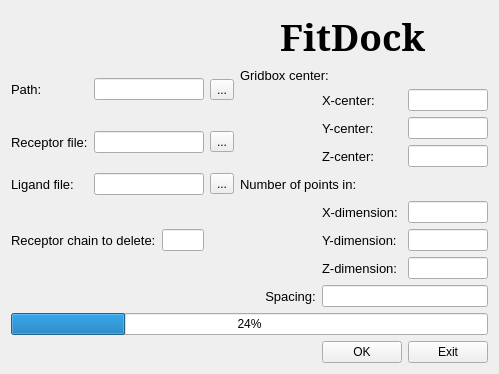
<?xml version="1.0" encoding="UTF-8"?>
<ui version="4.0">
 <class>Second</class>
 <widget class="QWidget" name="Second">
  <property name="geometry">
   <rect>
    <x>0</x>
    <y>0</y>
    <width>476</width>
    <height>257</height>
   </rect>
  </property>
  <property name="windowTitle">
   <string>Form</string>
  </property>
  <layout class="QGridLayout" name="gridLayout">
   <item row="0" column="0" colspan="7">
    <widget class="QLabel" name="api_name">
     <property name="palette">
      <palette>
       <active>
        <colorrole role="WindowText">
         <brush brushstyle="SolidPattern">
          <color alpha="255">
           <red>0</red>
           <green>0</green>
           <blue>0</blue>
          </color>
         </brush>
        </colorrole>
        <colorrole role="Button">
         <brush brushstyle="SolidPattern">
          <color alpha="255">
           <red>255</red>
           <green>85</green>
           <blue>127</blue>
          </color>
         </brush>
        </colorrole>
        <colorrole role="Light">
         <brush brushstyle="SolidPattern">
          <color alpha="255">
           <red>255</red>
           <green>213</green>
           <blue>223</blue>
          </color>
         </brush>
        </colorrole>
        <colorrole role="Midlight">
         <brush brushstyle="SolidPattern">
          <color alpha="255">
           <red>255</red>
           <green>149</green>
           <blue>175</blue>
          </color>
         </brush>
        </colorrole>
        <colorrole role="Dark">
         <brush brushstyle="SolidPattern">
          <color alpha="255">
           <red>127</red>
           <green>42</green>
           <blue>63</blue>
          </color>
         </brush>
        </colorrole>
        <colorrole role="Mid">
         <brush brushstyle="SolidPattern">
          <color alpha="255">
           <red>170</red>
           <green>56</green>
           <blue>84</blue>
          </color>
         </brush>
        </colorrole>
        <colorrole role="Text">
         <brush brushstyle="SolidPattern">
          <color alpha="255">
           <red>0</red>
           <green>0</green>
           <blue>0</blue>
          </color>
         </brush>
        </colorrole>
        <colorrole role="BrightText">
         <brush brushstyle="SolidPattern">
          <color alpha="255">
           <red>255</red>
           <green>255</green>
           <blue>255</blue>
          </color>
         </brush>
        </colorrole>
        <colorrole role="ButtonText">
         <brush brushstyle="SolidPattern">
          <color alpha="255">
           <red>0</red>
           <green>0</green>
           <blue>0</blue>
          </color>
         </brush>
        </colorrole>
        <colorrole role="Base">
         <brush brushstyle="SolidPattern">
          <color alpha="255">
           <red>255</red>
           <green>255</green>
           <blue>255</blue>
          </color>
         </brush>
        </colorrole>
        <colorrole role="Window">
         <brush brushstyle="SolidPattern">
          <color alpha="255">
           <red>255</red>
           <green>85</green>
           <blue>127</blue>
          </color>
         </brush>
        </colorrole>
        <colorrole role="Shadow">
         <brush brushstyle="SolidPattern">
          <color alpha="255">
           <red>0</red>
           <green>0</green>
           <blue>0</blue>
          </color>
         </brush>
        </colorrole>
        <colorrole role="AlternateBase">
         <brush brushstyle="SolidPattern">
          <color alpha="255">
           <red>255</red>
           <green>170</green>
           <blue>191</blue>
          </color>
         </brush>
        </colorrole>
        <colorrole role="ToolTipBase">
         <brush brushstyle="SolidPattern">
          <color alpha="255">
           <red>255</red>
           <green>255</green>
           <blue>220</blue>
          </color>
         </brush>
        </colorrole>
        <colorrole role="ToolTipText">
         <brush brushstyle="SolidPattern">
          <color alpha="255">
           <red>0</red>
           <green>0</green>
           <blue>0</blue>
          </color>
         </brush>
        </colorrole>
        <colorrole role="PlaceholderText">
         <brush brushstyle="NoBrush">
          <color alpha="128">
           <red>0</red>
           <green>0</green>
           <blue>0</blue>
          </color>
         </brush>
        </colorrole>
       </active>
       <inactive>
        <colorrole role="WindowText">
         <brush brushstyle="SolidPattern">
          <color alpha="255">
           <red>0</red>
           <green>0</green>
           <blue>0</blue>
          </color>
         </brush>
        </colorrole>
        <colorrole role="Button">
         <brush brushstyle="SolidPattern">
          <color alpha="255">
           <red>255</red>
           <green>85</green>
           <blue>127</blue>
          </color>
         </brush>
        </colorrole>
        <colorrole role="Light">
         <brush brushstyle="SolidPattern">
          <color alpha="255">
           <red>255</red>
           <green>213</green>
           <blue>223</blue>
          </color>
         </brush>
        </colorrole>
        <colorrole role="Midlight">
         <brush brushstyle="SolidPattern">
          <color alpha="255">
           <red>255</red>
           <green>149</green>
           <blue>175</blue>
          </color>
         </brush>
        </colorrole>
        <colorrole role="Dark">
         <brush brushstyle="SolidPattern">
          <color alpha="255">
           <red>127</red>
           <green>42</green>
           <blue>63</blue>
          </color>
         </brush>
        </colorrole>
        <colorrole role="Mid">
         <brush brushstyle="SolidPattern">
          <color alpha="255">
           <red>170</red>
           <green>56</green>
           <blue>84</blue>
          </color>
         </brush>
        </colorrole>
        <colorrole role="Text">
         <brush brushstyle="SolidPattern">
          <color alpha="255">
           <red>0</red>
           <green>0</green>
           <blue>0</blue>
          </color>
         </brush>
        </colorrole>
        <colorrole role="BrightText">
         <brush brushstyle="SolidPattern">
          <color alpha="255">
           <red>255</red>
           <green>255</green>
           <blue>255</blue>
          </color>
         </brush>
        </colorrole>
        <colorrole role="ButtonText">
         <brush brushstyle="SolidPattern">
          <color alpha="255">
           <red>0</red>
           <green>0</green>
           <blue>0</blue>
          </color>
         </brush>
        </colorrole>
        <colorrole role="Base">
         <brush brushstyle="SolidPattern">
          <color alpha="255">
           <red>255</red>
           <green>255</green>
           <blue>255</blue>
          </color>
         </brush>
        </colorrole>
        <colorrole role="Window">
         <brush brushstyle="SolidPattern">
          <color alpha="255">
           <red>255</red>
           <green>85</green>
           <blue>127</blue>
          </color>
         </brush>
        </colorrole>
        <colorrole role="Shadow">
         <brush brushstyle="SolidPattern">
          <color alpha="255">
           <red>0</red>
           <green>0</green>
           <blue>0</blue>
          </color>
         </brush>
        </colorrole>
        <colorrole role="AlternateBase">
         <brush brushstyle="SolidPattern">
          <color alpha="255">
           <red>255</red>
           <green>170</green>
           <blue>191</blue>
          </color>
         </brush>
        </colorrole>
        <colorrole role="ToolTipBase">
         <brush brushstyle="SolidPattern">
          <color alpha="255">
           <red>255</red>
           <green>255</green>
           <blue>220</blue>
          </color>
         </brush>
        </colorrole>
        <colorrole role="ToolTipText">
         <brush brushstyle="SolidPattern">
          <color alpha="255">
           <red>0</red>
           <green>0</green>
           <blue>0</blue>
          </color>
         </brush>
        </colorrole>
        <colorrole role="PlaceholderText">
         <brush brushstyle="NoBrush">
          <color alpha="128">
           <red>0</red>
           <green>0</green>
           <blue>0</blue>
          </color>
         </brush>
        </colorrole>
       </inactive>
       <disabled>
        <colorrole role="WindowText">
         <brush brushstyle="SolidPattern">
          <color alpha="255">
           <red>127</red>
           <green>42</green>
           <blue>63</blue>
          </color>
         </brush>
        </colorrole>
        <colorrole role="Button">
         <brush brushstyle="SolidPattern">
          <color alpha="255">
           <red>255</red>
           <green>85</green>
           <blue>127</blue>
          </color>
         </brush>
        </colorrole>
        <colorrole role="Light">
         <brush brushstyle="SolidPattern">
          <color alpha="255">
           <red>255</red>
           <green>213</green>
           <blue>223</blue>
          </color>
         </brush>
        </colorrole>
        <colorrole role="Midlight">
         <brush brushstyle="SolidPattern">
          <color alpha="255">
           <red>255</red>
           <green>149</green>
           <blue>175</blue>
          </color>
         </brush>
        </colorrole>
        <colorrole role="Dark">
         <brush brushstyle="SolidPattern">
          <color alpha="255">
           <red>127</red>
           <green>42</green>
           <blue>63</blue>
          </color>
         </brush>
        </colorrole>
        <colorrole role="Mid">
         <brush brushstyle="SolidPattern">
          <color alpha="255">
           <red>170</red>
           <green>56</green>
           <blue>84</blue>
          </color>
         </brush>
        </colorrole>
        <colorrole role="Text">
         <brush brushstyle="SolidPattern">
          <color alpha="255">
           <red>127</red>
           <green>42</green>
           <blue>63</blue>
          </color>
         </brush>
        </colorrole>
        <colorrole role="BrightText">
         <brush brushstyle="SolidPattern">
          <color alpha="255">
           <red>255</red>
           <green>255</green>
           <blue>255</blue>
          </color>
         </brush>
        </colorrole>
        <colorrole role="ButtonText">
         <brush brushstyle="SolidPattern">
          <color alpha="255">
           <red>127</red>
           <green>42</green>
           <blue>63</blue>
          </color>
         </brush>
        </colorrole>
        <colorrole role="Base">
         <brush brushstyle="SolidPattern">
          <color alpha="255">
           <red>255</red>
           <green>85</green>
           <blue>127</blue>
          </color>
         </brush>
        </colorrole>
        <colorrole role="Window">
         <brush brushstyle="SolidPattern">
          <color alpha="255">
           <red>255</red>
           <green>85</green>
           <blue>127</blue>
          </color>
         </brush>
        </colorrole>
        <colorrole role="Shadow">
         <brush brushstyle="SolidPattern">
          <color alpha="255">
           <red>0</red>
           <green>0</green>
           <blue>0</blue>
          </color>
         </brush>
        </colorrole>
        <colorrole role="AlternateBase">
         <brush brushstyle="SolidPattern">
          <color alpha="255">
           <red>255</red>
           <green>85</green>
           <blue>127</blue>
          </color>
         </brush>
        </colorrole>
        <colorrole role="ToolTipBase">
         <brush brushstyle="SolidPattern">
          <color alpha="255">
           <red>255</red>
           <green>255</green>
           <blue>220</blue>
          </color>
         </brush>
        </colorrole>
        <colorrole role="ToolTipText">
         <brush brushstyle="SolidPattern">
          <color alpha="255">
           <red>0</red>
           <green>0</green>
           <blue>0</blue>
          </color>
         </brush>
        </colorrole>
        <colorrole role="PlaceholderText">
         <brush brushstyle="NoBrush">
          <color alpha="128">
           <red>0</red>
           <green>0</green>
           <blue>0</blue>
          </color>
         </brush>
        </colorrole>
       </disabled>
      </palette>
     </property>
     <property name="font">
      <font>
       <family>Garamond</family>
       <pointsize>28</pointsize>
       <weight>75</weight>
       <bold>true</bold>
      </font>
     </property>
     <property name="frameShape">
      <enum>QFrame::NoFrame</enum>
     </property>
     <property name="text">
      <string>                            FitDock</string>
     </property>
    </widget>
   </item>
   <item row="1" column="0" rowspan="2">
    <widget class="QLabel" name="path_name">
     <property name="font">
      <font>
       <pointsize>10</pointsize>
      </font>
     </property>
     <property name="text">
      <string>Path:</string>
     </property>
    </widget>
   </item>
   <item row="1" column="1" rowspan="2" colspan="2">
    <widget class="QLineEdit" name="path_value"/>
   </item>
   <item row="1" column="3" rowspan="2">
    <widget class="QToolButton" name="PathButton">
     <property name="text">
      <string>...</string>
     </property>
    </widget>
   </item>
   <item row="1" column="4" colspan="2">
    <widget class="QLabel" name="grid_label">
     <property name="font">
      <font>
       <pointsize>10</pointsize>
      </font>
     </property>
     <property name="text">
      <string>Gridbox center:</string>
     </property>
    </widget>
   </item>
   <item row="2" column="5">
    <widget class="QLabel" name="x_center_name">
     <property name="font">
      <font>
       <pointsize>10</pointsize>
      </font>
     </property>
     <property name="text">
      <string>X-center:</string>
     </property>
    </widget>
   </item>
   <item row="2" column="6">
    <widget class="QLineEdit" name="x_value"/>
   </item>
   <item row="3" column="0" rowspan="2">
    <widget class="QLabel" name="receptor_name">
     <property name="font">
      <font>
       <pointsize>10</pointsize>
      </font>
     </property>
     <property name="text">
      <string>Receptor file:</string>
     </property>
    </widget>
   </item>
   <item row="3" column="1" rowspan="2" colspan="2">
    <widget class="QLineEdit" name="receptor_value"/>
   </item>
   <item row="3" column="3" rowspan="2">
    <widget class="QToolButton" name="ReceptorButton">
     <property name="text">
      <string>...</string>
     </property>
    </widget>
   </item>
   <item row="3" column="5">
    <widget class="QLabel" name="y_center_name">
     <property name="font">
      <font>
       <pointsize>10</pointsize>
      </font>
     </property>
     <property name="text">
      <string>Y-center:</string>
     </property>
    </widget>
   </item>
   <item row="3" column="6">
    <widget class="QLineEdit" name="y_value"/>
   </item>
   <item row="4" column="5">
    <widget class="QLabel" name="z_center_name">
     <property name="font">
      <font>
       <pointsize>10</pointsize>
      </font>
     </property>
     <property name="text">
      <string>Z-center:</string>
     </property>
    </widget>
   </item>
   <item row="4" column="6">
    <widget class="QLineEdit" name="z_value"/>
   </item>
   <item row="5" column="0">
    <widget class="QLabel" name="ligand_name">
     <property name="font">
      <font>
       <pointsize>10</pointsize>
      </font>
     </property>
     <property name="text">
      <string>Ligand file:</string>
     </property>
    </widget>
   </item>
   <item row="5" column="1" colspan="2">
    <widget class="QLineEdit" name="ligand_value"/>
   </item>
   <item row="5" column="3">
    <widget class="QToolButton" name="LigandButton">
     <property name="text">
      <string>...</string>
     </property>
    </widget>
   </item>
   <item row="5" column="4" colspan="2">
    <widget class="QLabel" name="dim_label">
     <property name="font">
      <font>
       <pointsize>10</pointsize>
      </font>
     </property>
     <property name="text">
      <string>Number of points in:</string>
     </property>
    </widget>
   </item>
   <item row="6" column="5">
    <widget class="QLabel" name="x_dim_name">
     <property name="font">
      <font>
       <pointsize>10</pointsize>
      </font>
     </property>
     <property name="text">
      <string>X-dimension:</string>
     </property>
    </widget>
   </item>
   <item row="6" column="6">
    <widget class="QLineEdit" name="x_dim_value"/>
   </item>
   <item row="7" column="0" colspan="2">
    <widget class="QLabel" name="rec_chain_name">
     <property name="font">
      <font>
       <pointsize>10</pointsize>
      </font>
     </property>
     <property name="text">
      <string>Receptor chain to delete:</string>
     </property>
    </widget>
   </item>
   <item row="7" column="2">
    <widget class="QLineEdit" name="rec_chain_value"/>
   </item>
   <item row="7" column="5">
    <widget class="QLabel" name="y_dim_name">
     <property name="font">
      <font>
       <pointsize>10</pointsize>
      </font>
     </property>
     <property name="text">
      <string>Y-dimension:</string>
     </property>
    </widget>
   </item>
   <item row="7" column="6">
    <widget class="QLineEdit" name="y_dim_value"/>
   </item>
   <item row="8" column="5">
    <widget class="QLabel" name="z_dim_name">
     <property name="font">
      <font>
       <pointsize>10</pointsize>
      </font>
     </property>
     <property name="text">
      <string>Z-dimension:</string>
     </property>
    </widget>
   </item>
   <item row="8" column="6">
    <widget class="QLineEdit" name="z_dim_value"/>
   </item>
   <item row="9" column="4">
    <widget class="QLabel" name="spacing_label">
     <property name="font">
      <font>
       <pointsize>10</pointsize>
      </font>
     </property>
     <property name="text">
      <string>       Spacing:</string>
     </property>
    </widget>
   </item>
   <item row="9" column="5" colspan="2">
    <widget class="QLineEdit" name="spacing_value"/>
   </item>
   <item row="10" column="0" colspan="7">
    <widget class="QProgressBar" name="progressBar">
     <property name="value">
      <number>24</number>
     </property>
    </widget>
   </item>
   <item row="11" column="5">
    <widget class="QPushButton" name="OK_button">
     <property name="text">
      <string>OK</string>
     </property>
    </widget>
   </item>
   <item row="11" column="6">
    <widget class="QPushButton" name="exit2_button">
     <property name="text">
      <string>Exit</string>
     </property>
    </widget>
   </item>
  </layout>
 </widget>
 <resources/>
 <connections/>
</ui>
